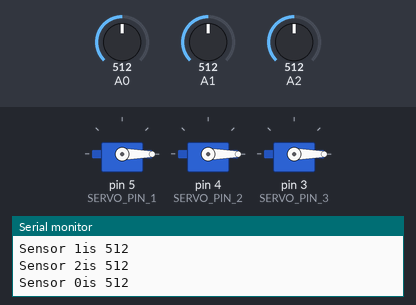
Recording of a sketch running on a simulated Arduino Uno, built with avr-gcc and run on an emulated ATmega328P. Parts: 3 × servo, the last lines printed to the serial monitor. The inputs (shaded band) are chosen by the test bench; at power-on: A0 = 512, A1 = 512, A2 = 512.

Above: at 1.2 s.
1.3 s: A0 set to 482
At 1.9 s:
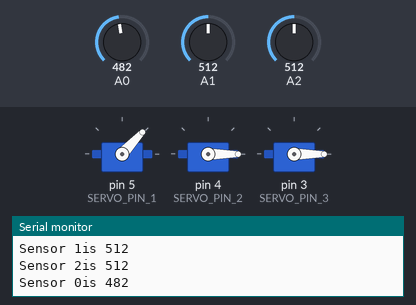
4.3 s: A1 set to 492
At 5.2 s:
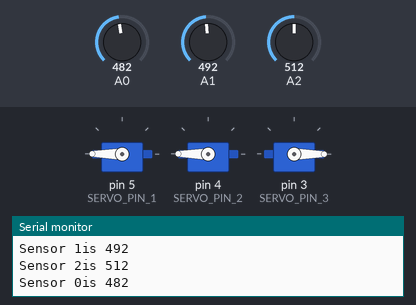
6.3 s: A2 set to 789
7.8 s: A2 set to 816
At 8.8 s:
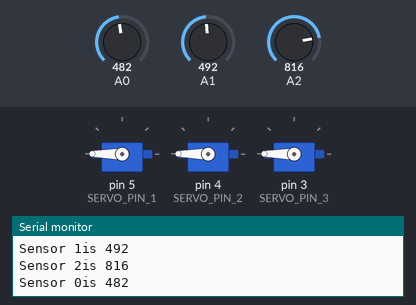
9.7 s: A0 set to 510
Timing chart, 0 to 14.1 s (numbered marks = the images above; inputs shaded):
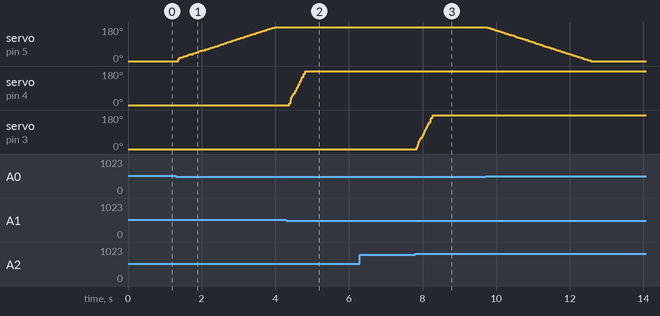

The sketch:

testVarServoDeceleration.ino
```cpp
#include <VarSpeedServo.h>

/* Photocell simple testing sketch.

Connect one end of the photocell to 5V, the other end to Analog 0.
Then connect one end of a 10K resistor from Analog 0 to ground
Connect LED from pin 11 through a resistor to ground
For more information see http://learn.adafruit.com/photocells

Wooden Mirror sketch created on Novemeber 7th, 2015

Iteration No.2 control 3 photoresistors + 3 servo motors (180 degree)
servo arrangement in a column
1 -> top
2 -> middle
3 -> bottom
*/

#define DEBUG 0

#define NUM_PR 3 // numbers of photoresistors
#define PR_THRESHOLD 850

#define SERVO_PIN_1 5
#define SERVO_PIN_2 4
#define SERVO_PIN_3 3
#define MAX_SPEED 255
/* push distance is rated by the proximity between the person and the frame
0 -> initial position,
1 -> close
2 -> regular
3 -> far
*/
#define INIT_POS 0
#define PUSH_DIS_1 60
#define PUSH_DIS_2 120
#define PUSH_DIS_3 180

//int frame1PushedOut = 0;
//int frame2PushedOut = 0;
//int frame3PushedOut = 0;

int lastServoPos1 = INIT_POS;
int lastServoPos2 = INIT_POS;
int lastServoPos3 = INIT_POS;

VarSpeedServo servo1;
VarSpeedServo servo2;
VarSpeedServo servo3;

void setup(void) {
  Serial.begin(9600);

  servo1.attach(SERVO_PIN_1);
  servo2.attach(SERVO_PIN_2);
  servo3.attach(SERVO_PIN_3);

  servo1.write(INIT_POS);
  servo2.write(INIT_POS);
  servo3.write(INIT_POS);
}

void loop(void) {
  if (DEBUG) {
//    int prVal = 0;
//    for (int j=0; j<NUM_PR; j++) {
//      prVal = analogRead(j);
//      Serial.print("Sensor ");
//      Serial.print(j);
//      Serial.print("is ");
//      Serial.println(prVal);
//    }

    int prVal = analogRead(0);
    Serial.print("Sensor ");
    Serial.print(0);
    Serial.print("is ");
    Serial.println(prVal);
    square_motion(0, prVal);
  } else {
    int prVal = 0;
    for (int i=0; i<NUM_PR; i++) {
      prVal = analogRead(i);

      Serial.print("Sensor ");
      Serial.print(i);
      Serial.print("is ");
      Serial.println(prVal);

      square_motion(i, prVal);
    }
  }
}

void square_motion(int pr, int prVal) {
  int servoPos = compute_distance(prVal);
  switch (pr) {
    case 0:
      if (servoPos > lastServoPos1) {
        servo1.write(servoPos, MAX_SPEED, false);
      } else {
        // if last servo position is further, slowly move back
        int diff = lastServoPos1 - servoPos;
        // if last position is futher, gradually move to a closer position with lower speed
        // e.g. last pos -> 120, current pos -> 0 will yield 72, 48, 0
//        servoSequencePoint slow[] = {{lastServoPos1-diff*0.4,MAX_SPEED*0.8},
//                                    {lastServoPos1-diff*0.6,MAX_SPEED*0.4},
//                                    {servoPos,MAX_SPEED*0.2}};
//        servo1.sequencePlay(slow, 3);
        servo1.write(lastServoPos1-diff*0.4, MAX_SPEED*0.8, false);
        servo1.write(lastServoPos1-diff*0.6, MAX_SPEED*0.4, false);
        servo1.write(servoPos, MAX_SPEED*0.2, false);
      }

      lastServoPos1 = servoPos;
      break;
    case 1:
      if (servoPos > lastServoPos2) {
        servo2.write(servoPos, MAX_SPEED, false);
      } else {
        // if last servo position is further, slowly move back
        int diff = lastServoPos2 - servoPos;
        servoSequencePoint slow[] = {{lastServoPos2-diff*0.4,MAX_SPEED*0.8},
                                    {lastServoPos2-diff*0.6,MAX_SPEED*0.4},
                                    {servoPos,MAX_SPEED*0.2}};
        servo2.sequencePlay(slow, 3);
      }

      lastServoPos2 = servoPos;
      break;
    case 2:
      if (servoPos > lastServoPos3) {
        servo3.write(servoPos, MAX_SPEED, false);
      } else {
        // if last servo position is further, slowly move back
        int diff = lastServoPos3 - servoPos;
        servoSequencePoint slow[] = {{lastServoPos3-diff*0.4,MAX_SPEED*0.8},
                                    {lastServoPos3-diff*0.6,MAX_SPEED*0.4},
                                    {servoPos,MAX_SPEED*0.2}};
        servo3.sequencePlay(slow, 3);
      }

      lastServoPos3 = servoPos;
      break;
    default:
      break;
  }
}

int compute_distance(int prVal) {
//  if (prVal > PR_THRESHOLD*0.8 && prVal <= PR_THRESHOLD) {
//    return INIT_POS;
//  } else if (prVal > PR_THRESHOLD*0.6 && prVal <= PR_THRESHOLD*0.8) {
//    return PUSH_DIS_1;
//  } else {
//    return PUSH_DIS_3;
//  }
//  if (prVal > 400 && prVal <= 550) {
//    return INIT_POS;
//  } else if (prVal > 550 && prVal <= 650) {
//    return PUSH_DIS_1;
//  } else if (prVal > 650 && prVal <= 750) {
//    return PUSH_DIS_2;
//  } else {
//    return PUSH_DIS_3;
//  }
  if (prVal > 500 && prVal <= 800) {
    return INIT_POS;
  } else {
    return PUSH_DIS_3;
  }
}
```

Measured:
- the behaviour switches between 501 and 500 on A0 (found by bisection; images 0 and 1)
- the behaviour switches between 501 and 500 on A1 (found by bisection; images 1 and 2)
- the behaviour switches between 800 and 801 on A2 (found by bisection; images 2 and 3)
- after the input at 4.3 s, servo on pin 4 (SERVO_PIN_2): moves from 0° to 180° over 0.44 s, starting after 0.08 s
- after the input at 7.8 s, servo on pin 3 (SERVO_PIN_3): moves from 0° to 180° over 0.44 s, starting at once
